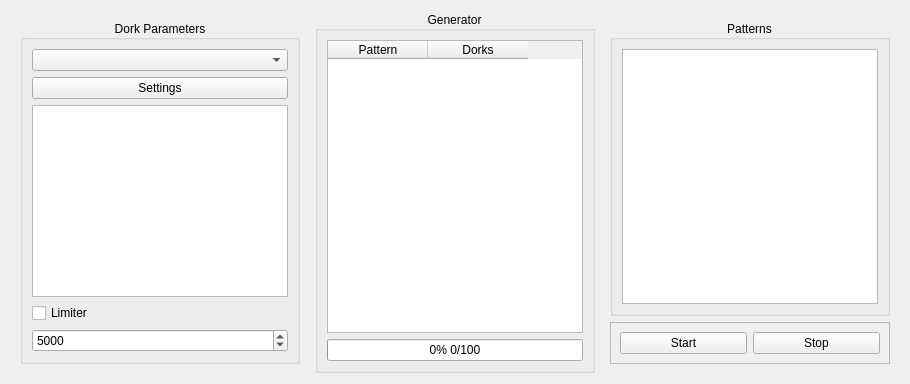
        <widget class="QWidget" name="tabGenerator">
         <attribute name="title">
          <string>Dork Generator</string>
         </attribute>
         <layout class="QHBoxLayout" name="horizontalLayout_19">
          <item>
           <widget class="QWidget" name="widget_16" native="true">
            <layout class="QVBoxLayout" name="verticalLayout_28">
             <item>
              <widget class="QGroupBox" name="groupParameters">
               <property name="title">
                <string>Dork Parameters</string>
               </property>
               <property name="alignment">
                <set>Qt::AlignCenter</set>
               </property>
               <layout class="QVBoxLayout" name="verticalLayout_27">
                <item>
                 <widget class="QComboBox" name="comboBoxParameters">
                  <property name="currentText">
                   <string/>
                  </property>
                 </widget>
                </item>
                <item>
                 <widget class="QPushButton" name="buttonParametersSettings">
                  <property name="text">
                   <string>Settings</string>
                  </property>
                 </widget>
                </item>
                <item>
                 <widget class="QPlainTextEdit" name="plainTextEditParameters"/>
                </item>
                <item>
                 <widget class="QCheckBox" name="generatorLimiterCheckbox">
                  <property name="text">
                   <string>Limiter</string>
                  </property>
                 </widget>
                </item>
                <item>
                 <widget class="QSpinBox" name="generatorLimiterSpinbox">
                  <property name="maximum">
                   <number>999999999</number>
                  </property>
                  <property name="value">
                   <number>5000</number>
                  </property>
                 </widget>
                </item>
               </layout>
              </widget>
             </item>
            </layout>
           </widget>
          </item>
          <item>
           <widget class="QGroupBox" name="groupGenerator">
            <property name="title">
             <string>Generator</string>
            </property>
            <property name="alignment">
             <set>Qt::AlignCenter</set>
            </property>
            <layout class="QVBoxLayout" name="verticalLayout_26">
             <item>
              <widget class="QTableWidget" name="tableGenerator">
               <column>
                <property name="text">
                 <string>Pattern</string>
                </property>
               </column>
               <column>
                <property name="text">
                 <string>Dorks</string>
                </property>
               </column>
              </widget>
             </item>
             <item>
              <widget class="QProgressBar" name="generatorProgress">
               <property name="value">
                <number>0</number>
               </property>
               <property name="invertedAppearance">
                <bool>false</bool>
               </property>
               <property name="format">
                <string>%p% %v/%m</string>
               </property>
              </widget>
             </item>
            </layout>
           </widget>
          </item>
          <item>
           <widget class="QFrame" name="frame_17">
            <layout class="QVBoxLayout" name="verticalLayout_30">
             <item>
              <widget class="QGroupBox" name="groupPatterns">
               <property name="title">
                <string>Patterns</string>
               </property>
               <property name="alignment">
                <set>Qt::AlignCenter</set>
               </property>
               <layout class="QVBoxLayout" name="verticalLayout_29">
                <item>
                 <widget class="QPlainTextEdit" name="plainTextEditPatterns"/>
                </item>
               </layout>
              </widget>
             </item>
             <item>
              <widget class="QFrame" name="frame_6">
               <property name="frameShape">
                <enum>QFrame::StyledPanel</enum>
               </property>
               <property name="frameShadow">
                <enum>QFrame::Raised</enum>
               </property>
               <layout class="QHBoxLayout" name="horizontalLayout_18">
                <item>
                 <widget class="QPushButton" name="generatorStartBtn">
                  <property name="text">
                   <string>Start</string>
                  </property>
                 </widget>
                </item>
                <item>
                 <widget class="QPushButton" name="generatorStopBtn">
                  <property name="text">
                   <string>Stop</string>
                  </property>
                 </widget>
                </item>
               </layout>
              </widget>
             </item>
            </layout>
           </widget>
          </item>
         </layout>
        </widget>
